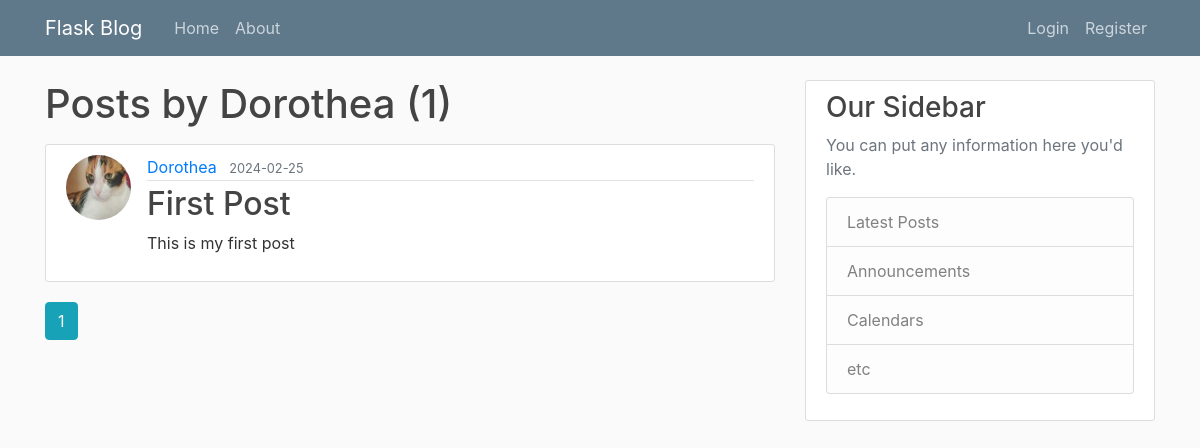
The page /user/Dorothea on the database its author committed.
### flask_blog/models.py (models this page shows, shortened)
class User(db.Model,UserMixin):
    id=db.Column(db.Integer,primary_key=True)
    username=db.Column(db.String(20),unique=True,nullable=False)
    email=db.Column(db.String(120),unique=True,nullable=False)
    image_file=db.Column(db.String(20),nullable=False,default="default.jpg")
    password=db.Column(db.String(60),nullable=False)
    posts=db.relationship("Post",backref="author",lazy=True)

class Post(db.Model):
    id=db.Column(db.Integer,primary_key=True)
    title=db.Column(db.String(100),nullable=False)
    date_posted=db.Column(db.DateTime,nullable=False,default=datetime.utcnow)
    content=db.Column(db.Text,nullable=False)
    user_id=db.Column(db.Integer,db.ForeignKey("user.id"),nullable=False)

### flask_blog/routes.py (the view)
@app.route("/user/<string:username>")
def user_posts(username):
    user=User.query.filter_by(username=username).first_or_404()
    page=request.args.get("page",1,type=int)
    posts=Post.query.filter_by(author=user)\
    .order_by(Post.date_posted.desc())\
    .paginate(page=page,per_page=5)
    return render_template("user_posts.html",post=posts,user=user)

### flask_blog/templates/user_posts.html (shortened to what this page needs)
{% extends "layout.html" %}
{% block content %}
<h1 class="mb-3">Posts by {{ user.username }} ({{ post.total }})</h1>
    {% for p in post.items %}
        <article class="media content-section">
            <img class="rounded-circle article-img" src="{{ url_for('static',filename='profile_pics/'+ p.author.image_file ) }}">
            <div class="media-body">
            <div class="article-metadata">
                <a class="mr-2" href="{{url_for('user_posts',username=p.author.username)}}">{{ p.author.username }}</a>
                <small class="text-muted">{{ p.date_posted.strftime("%Y-%m-%d") }}</small>
            </div>
            <h2><a class="article-title" href="{{ url_for('post',post_id=p.id)}}">{{ p.title }}</a></h2>
            <p class="article-content">{{ p.content }}</p>
            </div>
        </article>
    {% endfor %}
        {% for page_num in post.iter_pages(left_edge=1,right_edge=1,left_current=1,right_current=2) %}
            {% if page_num %}
                {% if post.page==page_num %}
                    <a class="btn btn-info mb-4" href="{{ url_for('user_posts',username=user.username,page=page_num) }}">{{ page_num }}</a>
                {% else %}
                    <a class="btn btn-outline-info mb-4" href="{{ url_for('user_posts',username=user.username,page=page_num) }}">{{ page_num }}</a>
                {% endif %}
            {% endif %}
        {% endfor %}
{% endblock  content %}

### flask_blog/static/main.css (style rules this page uses)
body { background: #fafafa; color: #333333; margin-top: 5rem; }
h1, h2, h3, h4, h5, h6 { color: #444444; }
.content-section { background: #ffffff; padding: 10px 20px; border: 1px solid #dddddd; border-radius: 3px; margin-bottom: 20px; }
.article-title { color: #444444; }
.article-content { white-space: pre-line; }
.article-img { height: 65px; width: 65px; margin-right: 16px; }
.article-metadata { padding-bottom: 1px; margin-bottom: 4px; border-bottom: 1px solid #e3e3e3 }

### rows shown on the page
User: username "Dorothea"
Post: image_file (picture), author.username "Dorothea", date_posted "2024-02-25", title "First Post", content "This is my first post"

### other values the page prints
{{ post.total }} "1"
{{ page_num }} "1"
